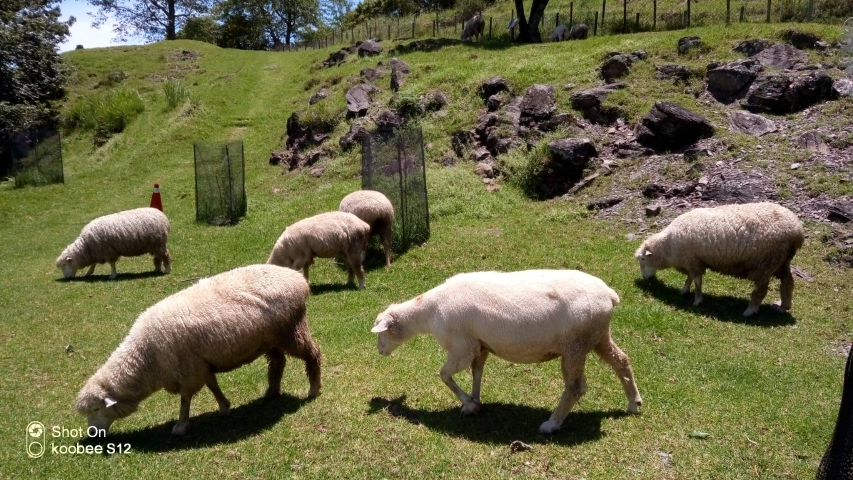
#> input picture images/0709006.jpg, 1706 x 960 px (shown at 1/2 size)
$ python fft0729.py
#> lines starting #> are read from the running program, lines starting #| are printed output that depends on the picture
import cv2
import numpy as np
from matplotlib import pyplot as plt

img = cv2.imread('./images/0709006.jpg', 0)
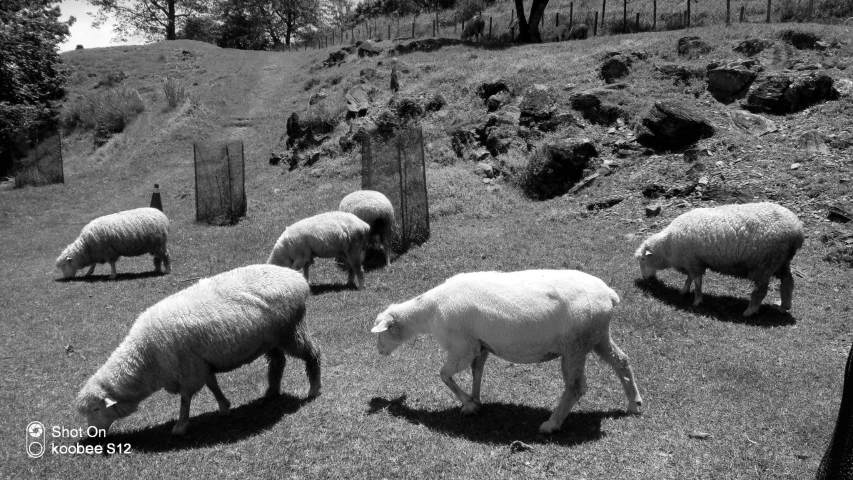
#> img: shape (960, 1706) (shown at 1/2 size); min 0, max 255, mean 102.7
# 快速傅里叶变换
f = np.fft.fft2(img)
# 将FFT输出中的直流分量移动到频谱的中央
fshift = np.fft.fftshift(f)
# 对数变换
magnitude_spectrum = 20*np.log(np.abs(fshift))
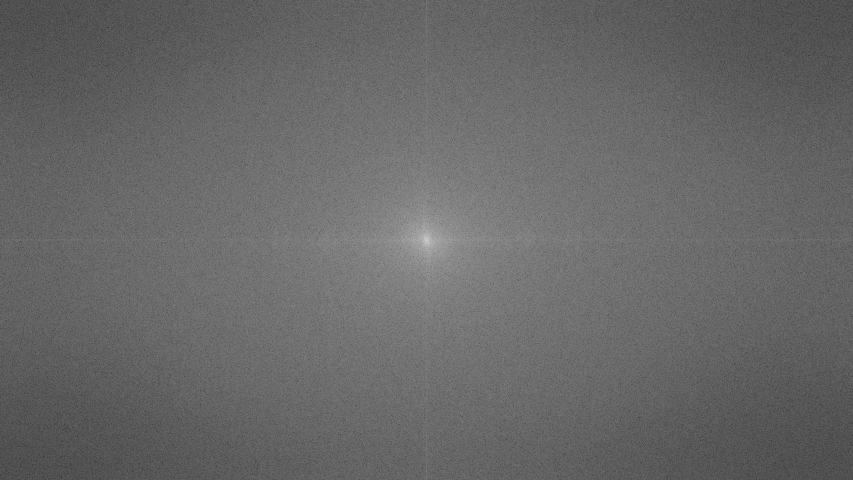
#> magnitude_spectrum: shape (960, 1706) float64 (shown at 1/2 size); min 61.47, max 378.8, mean 190.6; drawn with min black and max white

rows, cols = img.shape
#> rows = 960; cols = 1706
crow, ccol = int(rows/2), int(cols/2)
#> crow = 480; ccol = 853
fshift[crow-30:crow+30, ccol-30:ccol+30] = 0
magnitude_spectrum1 = 20*np.log(np.abs(fshift))
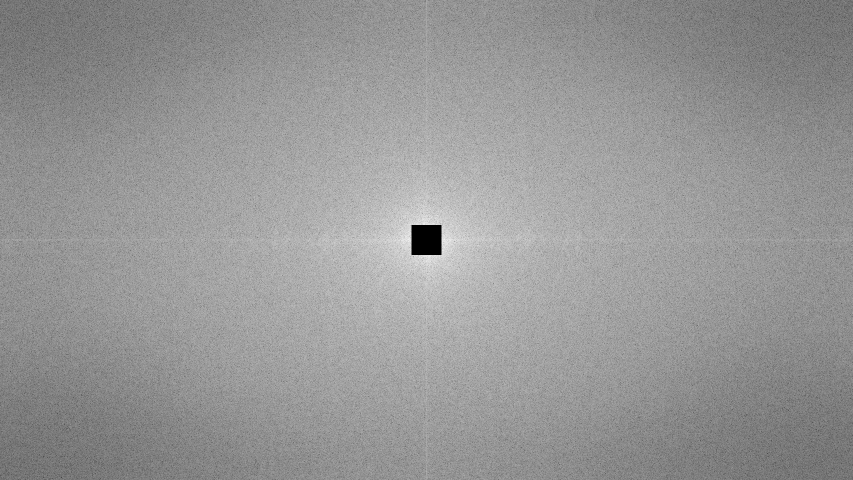
#> magnitude_spectrum1: shape (960, 1706) float64 (shown at 1/2 size); 0.22% of the values are NaN or infinite; the others: min 61.47, max 279, mean 190.5; drawn with min black, max white, NaN and infinite black
f_ishift = np.fft.ifftshift(fshift)
img_back = np.fft.ifft2(f_ishift)
# 取绝对值
img_back = np.abs(img_back)
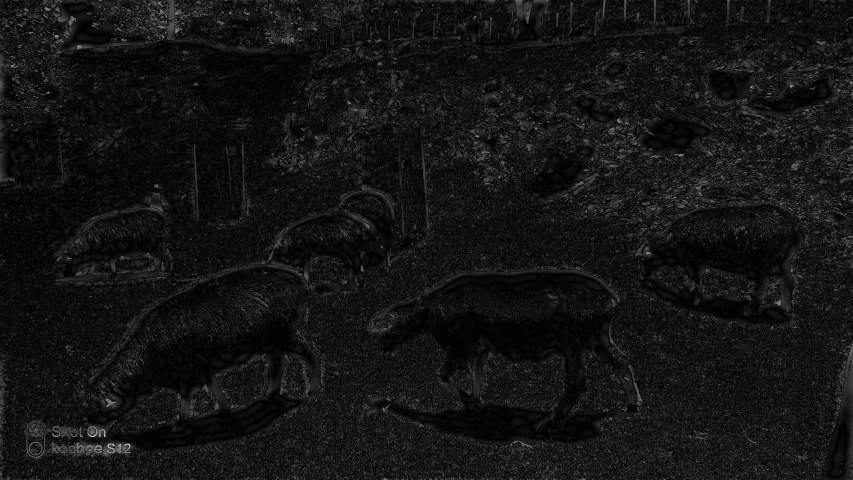
#> img_back: shape (960, 1706) float64 (shown at 1/2 size); min 0.00303, max 219.2, mean 20.6

plt.subplot(231), plt.imshow(img, cmap='gray'),
plt.title('Input Image'), plt.axis('off')
plt.subplot(232), plt.imshow(magnitude_spectrum, cmap='gray'),
plt.title('Magnitude Spectrum'), plt.axis('off')
plt.subplot(233), plt.imshow(magnitude_spectrum1, cmap='gray'),
plt.title('After High-pass Filtering'), plt.axis('off')
plt.subplot(234), plt.imshow(img, cmap='gray'),
plt.title('Input Image'), plt.axis('off')
plt.subplot(235), plt.imshow(img_back, cmap='gray'),
plt.title('Image after HPF'), plt.axis('off')
plt.subplot(236), plt.imshow(img_back, cmap='jet'),
plt.title('Result in JET'), plt.axis('off')
plt.show()

$ run again, with images/07060103_.jpg copied over images/0709006.jpg
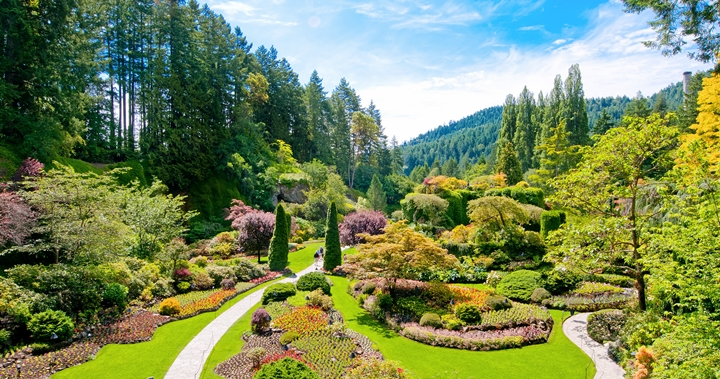
#> input picture images/07060103_.jpg, 720 x 379 px
#> `magnitude_spectrum1 = 20*np.log(np.abs(fshift))`:
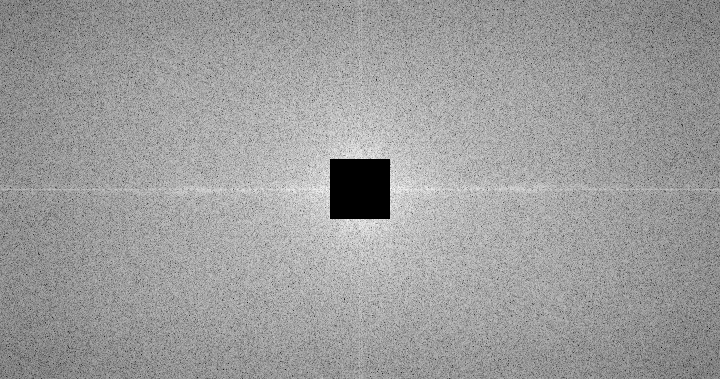
#> magnitude_spectrum1: shape (379, 720) float64; 1.32% of the values are NaN or infinite; the others: min 64.06, max 250, mean 179.9; drawn with min black, max white, NaN and infinite black
#> `img_back = np.abs(img_back)`:
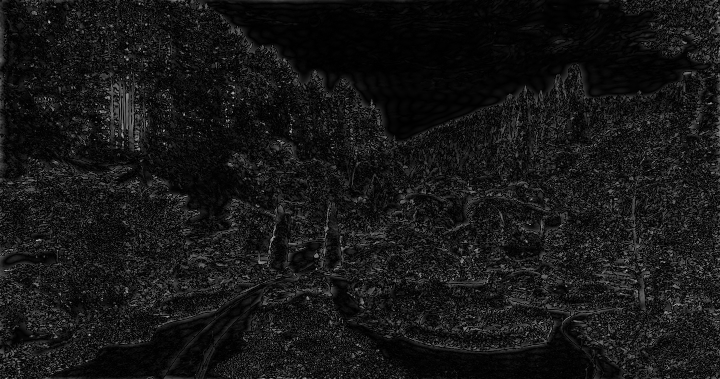
#> img_back: shape (379, 720) float64; min 0.0144, max 192.1, mean 22.6
